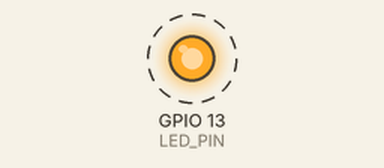
Recording of a sketch running on a simulated ESP32. Shown: output pins drawn as LEDs (lit = HIGH). Dashed ring = blinking.

Above: at 0.5 s.
Timing chart, 0 to 4.6 s (numbered marks = the images above):
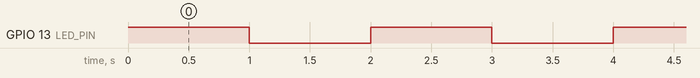

Measured:
- by itself, GPIO 13 (LED_PIN): alternates HIGH for 1.0 s and LOW for 1.0 s

The sketch:

Leccion_27_Emisor_Laser.ino
```cpp
// Placa "ESP32 Dev Module"

#define titleccion "Lección 27 Emiso Laser"

#define LED_PIN 13

// Ésto se ejecuta una sola vez al arrancar
void setup() {
  // initialize digital pin LED_BUILTIN as an output.
  pinMode(LED_PIN, OUTPUT);
}

// Ésto se ejecuta indefinidamente
void loop() {
  digitalWrite(LED_PIN, HIGH);  // turn the LED on (HIGH is the voltage level)
  delay(1000);                      // wait for a second
  digitalWrite(LED_PIN, LOW);   // turn the LED off by making the voltage LOW
  delay(1000);                      // wait for a second
}
```
